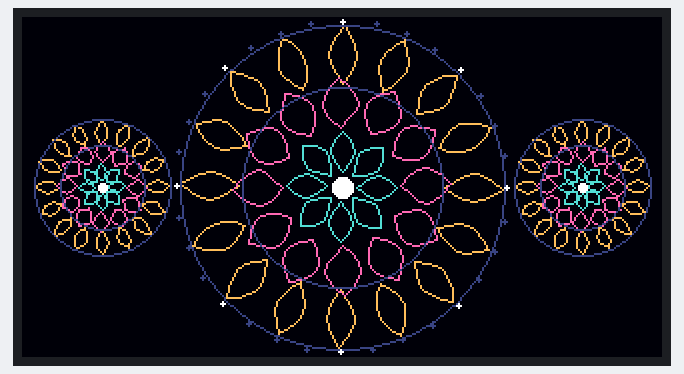
This sketch was run on a simulated ESP32-S3. Shown: 320×170 colour display. What the sketch prints to the serial monitor is not drawn.

Above: at 0.65 s.
At 5.55 s:
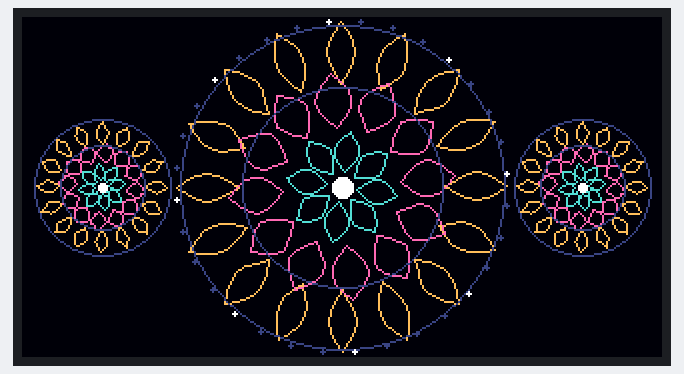
At 10.44 s:
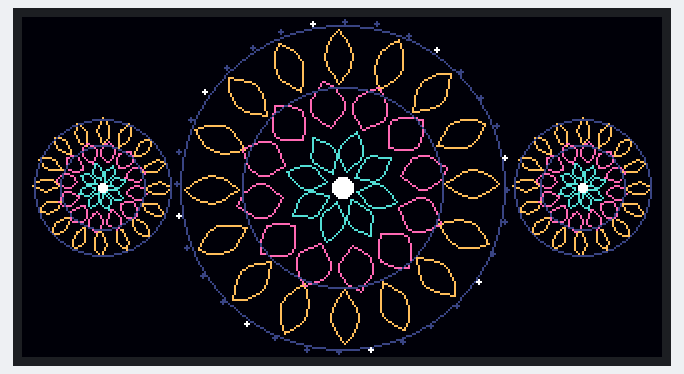
At 20.24 s:
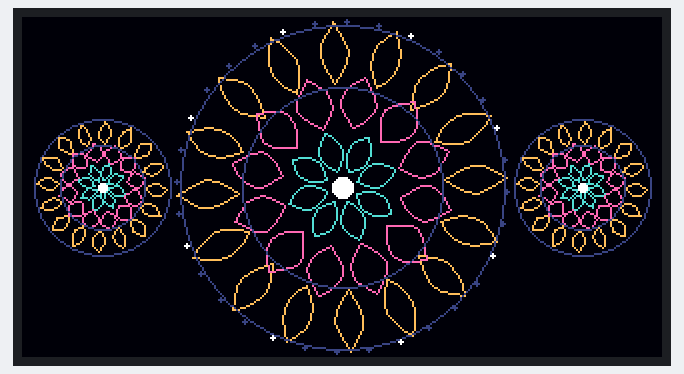
At 30.03 s:
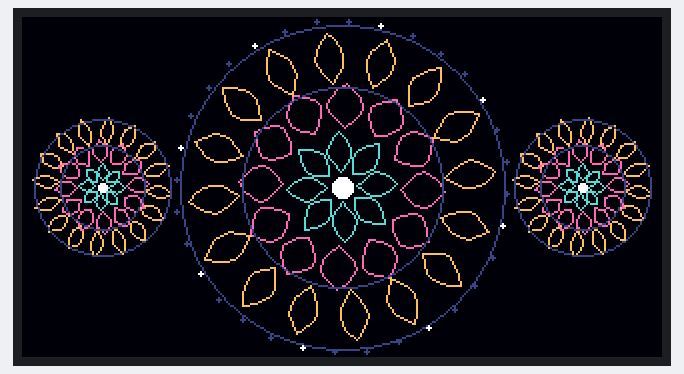
At 39.83 s:
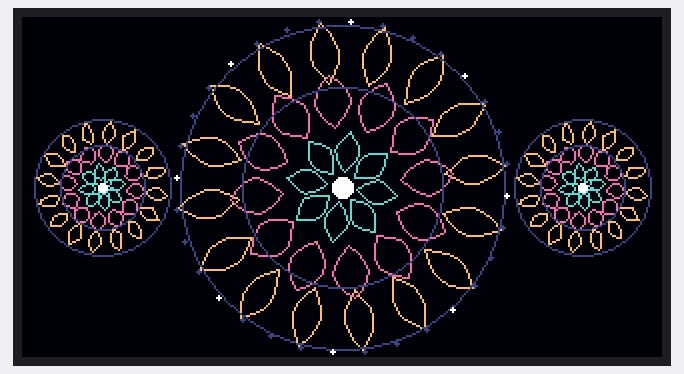

The sketch:

hairclip_mandala.ino
```cpp
// Hairclip - mandala pattern (LilyGO T-Display-S3, GFX library)
#include <Arduino_GFX_Library.h>
#include <math.h>

#define PIN_POWER_ON 15
#define PIN_LCD_BL   38

Arduino_DataBus *bus = new Arduino_ESP32LCD8(
    7, 6, 8, 9, 39, 40, 41, 42, 45, 46, 47, 48);
Arduino_GFX *gfx = new Arduino_ST7789(
    bus, 5, 3 /* rotation */, true, 170, 320, 35, 0, 35, 0);

Arduino_Canvas *canvas;
const int W = 320, H = 170;

static inline uint16_t rgb(uint8_t r, uint8_t g, uint8_t b) {
  return ((r & 0xF8) << 8) | ((g & 0xFC) << 3) | (b >> 3);
}
const uint16_t BG   = rgb(4, 2, 14);       // deep indigo
const uint16_t GOLD = rgb(255, 190, 90);
const uint16_t PINK = rgb(255, 105, 180);
const uint16_t TEAL = rgb(80, 220, 210);
const uint16_t DIM  = rgb(60, 70, 130);
const uint16_t WHT  = 0xFFFF;

// One leaf-shaped petal pointing away from the centre at angle 'ang'.
// r0 = distance of its base from the centre, L = length, w = half-width.
void petal(float cx, float cy, float ang, float r0, float L, float w, uint16_t c) {
  float ca = cosf(ang), sa = sinf(ang);
  const int STEPS = 6;
  for (int side = -1; side <= 1; side += 2) {
    float px = 0, py = 0;
    for (int i = 0; i <= STEPS; i++) {
      float s   = i / (float)STEPS;
      float rad = r0 + L * s;                    // along the petal
      float tan = side * w * sinf(PI * s);       // sideways bulge
      float x = cx + rad * ca - tan * sa;
      float y = cy + rad * sa + tan * ca;
      if (i > 0) canvas->drawLine((int)px, (int)py, (int)x, (int)y, c);
      px = x; py = y;
    }
  }
}

// A full mandala: 3 counter-rotating petal rings, circles, chasing dots.
void mandala(float cx, float cy, float s, float t, bool dots) {
  float breathe = 1.0f + 0.10f * sinf(t * 1.2f);

  for (int n = 0; n < 16; n++)                   // outer ring, gold
    petal(cx, cy, n * 2 * PI / 16 + t * 0.25f, 52 * s, 28 * s * breathe, 7 * s, GOLD);
  for (int n = 0; n < 12; n++)                   // middle ring, pink
    petal(cx, cy, n * 2 * PI / 12 - t * 0.40f, 30 * s, 24 * s * breathe, 9 * s, PINK);
  for (int n = 0; n < 8; n++)                    // inner ring, teal
    petal(cx, cy, n * 2 * PI / 8 + t * 0.60f, 8 * s, 20 * s, 6 * s, TEAL);

  canvas->drawCircle((int)cx, (int)cy, (int)(50 * s), DIM);
  canvas->drawCircle((int)cx, (int)cy, (int)(81 * s), DIM);
  canvas->fillCircle((int)cx, (int)cy, (int)(4 * s + 1), WHT);

  if (dots) {                                    // ring of chasing dots
    for (int n = 0; n < 32; n++) {
      float a = n * 2 * PI / 32 + t * 0.2f;
      uint16_t col = (((n + (int)(t * 4)) % 4) == 0) ? WHT : DIM;
      canvas->fillCircle((int)(cx + 83 * cosf(a)), (int)(cy + 83 * sinf(a)), 1, col);
    }
  }
}

void animTask(void *) {
  TickType_t last = xTaskGetTickCount();
  float t = 0;
  for (;;) {
    canvas->fillScreen(BG);

    mandala(40,  H / 2, 0.42f, -t, false);   // small left, spins the other way
    mandala(280, H / 2, 0.42f, -t, false);   // small right
    mandala(W / 2, H / 2, 1.0f,  t, true);   // big centre

    canvas->flush();
    t += 0.05f;
    vTaskDelayUntil(&last, pdMS_TO_TICKS(33));   // ~30 fps
  }
}

void setup() {
  Serial.begin(115200);
  pinMode(PIN_POWER_ON, OUTPUT);
  digitalWrite(PIN_POWER_ON, HIGH);

  canvas = new Arduino_Canvas(W, H, gfx);
  if (!canvas->begin(10000000)) {
    Serial.println("canvas/display begin failed - check PSRAM = OPI PSRAM");
    while (true) delay(1000);
  }
  canvas->fillScreen(BG);
  canvas->flush();

  pinMode(PIN_LCD_BL, OUTPUT);
  digitalWrite(PIN_LCD_BL, HIGH);

  xTaskCreatePinnedToCore(animTask, "anim", 6144, NULL, 2, NULL, 1);
  Serial.println("mandala task started");
}

void loop() {
  vTaskDelay(pdMS_TO_TICKS(1000));
}
```
